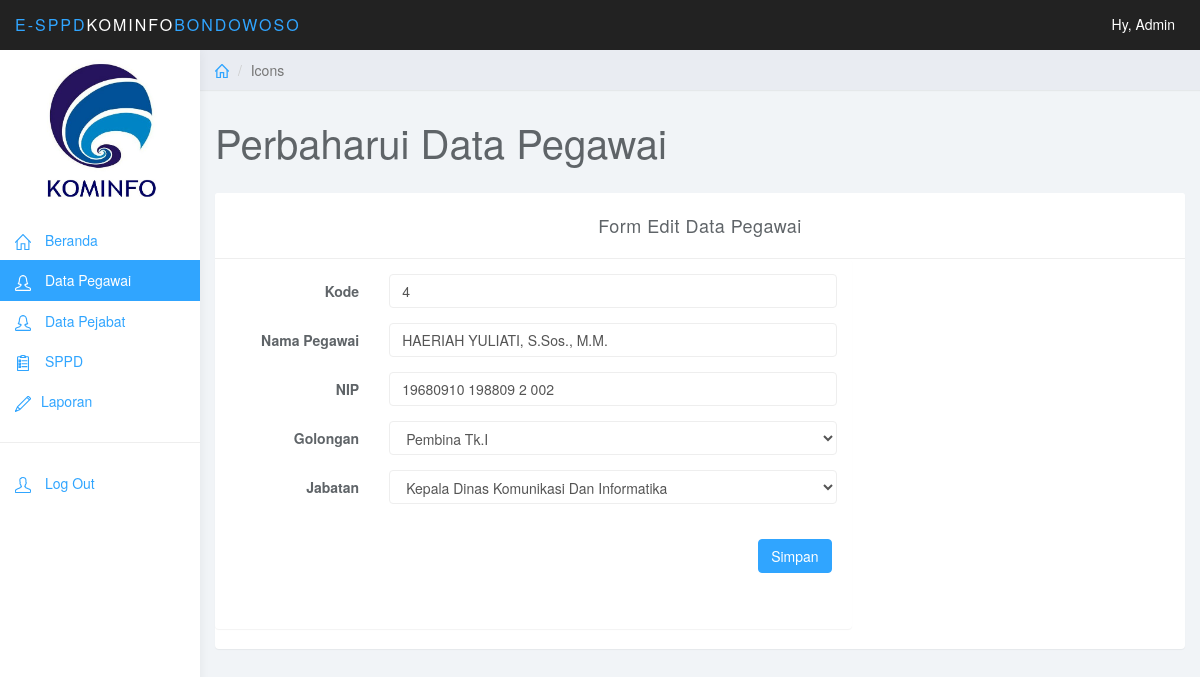
The app's page /editpegawai.php?kode_pegawai=4 with its own data.
### tables this page shows
CREATE TABLE IF NOT EXISTS `tb_pegawai` (
  `nama_pegawai` varchar(100) NOT NULL,
  `kode_pegawai` int(11) NOT NULL AUTO_INCREMENT,
  `nip` varchar(30) NOT NULL,
  `kode_golongan` varchar(100) NOT NULL,
  `kode_jabatan` varchar(100) NOT NULL,
  PRIMARY KEY (`kode_pegawai`)
);

CREATE TABLE IF NOT EXISTS `tb_golongan` (
  `kode_golongan` int(10) NOT NULL AUTO_INCREMENT,
  `golongan` varchar(100) DEFAULT NULL,
  `eselon` varchar(50) DEFAULT NULL,
  PRIMARY KEY (`kode_golongan`)
);

CREATE TABLE IF NOT EXISTS `tb_jabatan` (
  `kode_jabatan` int(11) NOT NULL AUTO_INCREMENT,
  `jabatan` varchar(200) NOT NULL,
  PRIMARY KEY (`kode_jabatan`)
);

### editpegawai.php (the view, shortened to what this page needs)
<?php
$kodepegawai = $_GET['kode_pegawai'];
        $query =mysql_query("SELECT
							tb_jabatan.jabatan,
							tb_jabatan.kode_jabatan,
							tb_golongan.kode_golongan,
							tb_golongan.golongan,
							tb_pegawai.kode_pegawai,
							tb_pegawai.nip,
							tb_pegawai.nama_pegawai
							FROM
							tb_pegawai
							Inner Join tb_golongan ON tb_pegawai.kode_golongan = tb_golongan.kode_golongan
							Inner Join tb_jabatan ON tb_pegawai.kode_jabatan = tb_jabatan.kode_jabatan
							where kode_pegawai=$kodepegawai") or die (mysql_error());
							$data =mysql_fetch_array($query);
 ?>
<!DOCTYPE html>
<html>
<head>
<link href="css/bootstrap.min.css" rel="stylesheet">
<link href="css/datepicker3.css" rel="stylesheet">
<link href="css/styles.css" rel="stylesheet">
</head>
<body>
	<nav class="navbar navbar-inverse navbar-fixed-top" role="navigation">
		<div class="container-fluid">
			<div class="navbar-header">
			<a class="navbar-brand" href="#"><marquee><span>e-SPPD</span>KOMINFO<span>BONDOWOSO</span></marquee></a>
				<ul class="user-menu">
					<li class="dropdown pull-right">
						<a></svg> Hy, Admin </a>
					</li>
				</ul>
			</div>
		</div>
	</nav>
	<div id="sidebar-collapse" class="col-sm-3 col-lg-2 sidebar">
		<img src="image/kominfo.jpg" width="200" height="170">
		<ul class="nav menu">
			<li><a href="beranda.php"><svg class="glyph stroked home"><use xlink:href="#stroked-home"/></svg> Beranda</a></li>
			<li class="active"><a href="pegawai.php"><svg class="glyph stroked female user"><use xlink:href="#stroked-female-user"/></svg> Data Pegawai</a></li>
			<li><a href="pejabat.php"><svg class="glyph stroked female user"><use xlink:href="#stroked-female-user"/></svg> Data Pejabat</a></li>
			<li><a href="sppd.php"><svg class="glyph stroked clipboard with paper"><use xlink:href="#stroked-clipboard-with-paper"/></svg> SPPD</a></li>
			<li><a href="laporan.php"><svg class="glyph stroked pencil"><use xlink:href="#stroked-pencil"></use></svg>Laporan</a></li>
			<li role="presentation" class="divider"></li>
			<li><a href="index.php"><svg class="glyph stroked male-user"><use xlink:href="#stroked-male-user"></use></svg> Log Out</a></li>
		</ul>
	</div>
	<div class="col-sm-9 col-sm-offset-3 col-lg-10 col-lg-offset-2 main">
		<div class="row">
			<ol class="breadcrumb">
				<li><a href="#"><svg class="glyph stroked home"><use xlink:href="#stroked-home"></use></svg></a></li>
				<li class="active">Icons</li>
			</ol>
		</div>
		<div class="row">
			<div class="col-lg-12">
				<h1 class="page-header">Perbaharui Data Pegawai</h1>
			</div>
		</div>
		<div class="panel panel-default">
		<div class="panel-heading" align="center">Form Edit Data Pegawai</div>
			<div class="row">
				<div class="col-md-8">
					<div class="panel panel-default">
						<div class="panel-body">
							<form class="form-horizontal"  method="post">
								<fieldset>
									<div class="form-group">
										<label class="col-md-3 control-label" for="name">Kode</label>
										<div class="col-md-9">
										<input id="name" name="kodepegawai" type="text" placeholder="Masukkan Kode" class="form-control" value="<?php  echo $data['kode_pegawai']; ?>">
										</div>
									</div>
									<div class="form-group">
										<label class="col-md-3 control-label" for="name">Nama Pegawai</label>
										<div class="col-md-9">
										<input id="name" name="namapegawai" type="text" placeholder="Masukkan Nama Pegawai" class="form-control" value="<?php  echo $data['nama_pegawai']; ?>">
										</div>
									</div>
									<div class="form-group">
										<label class="col-md-3 control-label" for="name">NIP</label>
										<div class="col-md-9">
										<input id="name" name="nip" type="text" placeholder="Masukkan Nomor Induk Pegawai" class="form-control" value="<?php  echo $data['nip']; ?>">
										</div>
									</div>
									<div class="form-group">
										<label class="col-md-3 control-label" for="name">Golongan</label>
										<div class="col-md-9">
											<select class="form-control" name="namagolongan">
												<option value="<?php echo $data['kode_golongan'] ?>"><?php echo $data['golongan'] ?></option>
											</select>
										</div>
									</div>
									<div class="form-group">
										<label class="col-md-3 control-label" for="name">Jabatan</label>
										<div class="col-md-9">
											<select class="form-control" name="namajabatan">
												<option value="<?php echo $data['kode_jabatan'] ?>"><?php echo $data['jabatan'] ?></option>
											</select>
										</div>
									</div>
									<div class="form-group">
										<div class="col-md-12 widget-right">
											<button type="submit" class="btn btn-primary btn-md pull-right" name="update">Simpan</button>
										</div>
									</div>
								</fieldset>
							</form>
						</div>
					</div>
				</div>
			</div>
	</div>
</body>
</html>

### css/styles.css (style rules this page uses)
body { background: #f1f4f7; padding-top: 50px; color: #5f6468; }
a, a:hover, a:focus { color: #30a5ff; }
h1, h2, h3, h4, h5, h6 { color: #5f6468; }
h1 { font-weight: 300; font-size: 40px; }
.form-control { border: 1px solid #eee; box-shadow: none; }
.navbar-header .navbar-brand { color: #fff; font-size: 16px; text-transform: uppercase; font-weight: 500; letter-spacing: 2px; }
.navbar-header .navbar-brand span { color: #30a5ff; }
.btn-primary, .btn-primary:hover, .btn-primary:focus, .btn-primary:active, .btn-primary.active, .open > .dropdown-toggle.btn-primary, .btn-primary.disabled, .btn-primary[disabled], fieldset[disabled] .btn-primary, .btn-primary.disabled:hover, .btn-primary[disabled]:hover, fieldset[disabled] .btn-primary:hover, .btn-primary.disabled:focus, .btn-primary[disabled]:focus, fieldset[disabled] .btn-primary:focus, .btn-primary.disabled:active, .btn-primary[disabled]:active, fieldset[disabled] .btn-primary:active, .btn-primary.disabled.active, .btn-primary[disabled].active, fieldset[disabled] .btn-primary.active { background-color: #30a5ff; border-color: #30a5ff; }
.panel { border: 0; }
.panel-heading { font-size: 18px; font-weight: 300; letter-spacing: 0.025em; height: 66px; line-height: 45px; }
.panel-default .panel-heading { background: #fff; border-bottom: 1px solid #eee; color: #5f6468; }
.widget-right { text-align: left; line-height: 1.6em; margin: 0px; padding: 20px; height: 80px; color: #999; font-weight: 300; background: #fff; border-top-right-radius: 4px; border-bottom-right-radius: 4px; }
.navbar { border: 0; }
.user-menu { display: inline-block; margin-top: 14px; margin-right: 10px; float: right; list-style: none; padding: 0; }
.user-menu a { color: #fff; }
.sidebar { display: block; background-color: #fff; padding: 0; display: none; }
@media (min-width: 768px) { .sidebar { display: block; position: fixed; top: 50px; bottom: 0; left: 0; z-index: 1000; display: block; margin: 0; padding: 0; overflow-x: hidden; overflow-y: auto; background-color: #fff; box-shadow: 1px 0px 10px rgba(0, 0, 0, .05); } }
@media (min-width: 768px) { .navbar-header { width: 100%; } }
.sidebar ul.nav .active a, .sidebar ul.nav li.parent a.active, .sidebar ul.nav .active > a:hover, .sidebar ul.nav li.parent a.active:hover, .sidebar ul.nav .active > a:focus, .sidebar ul.nav li.parent a.active:focus { color: #fff; background-color: #30a5ff; }
.sidebar ul.nav li.divider { border-bottom: 1px solid #eee; margin: 20px 0; }
.breadcrumb { border-radius: 0; padding: 10px 15px; background: #e9ecf2; box-shadow: 0 1px 1px rgba(0, 0, 0, .05); margin: 0 ; }
h1.page-header { margin-top: 30px; border-bottom: 0; }
.sidebar .glyph, .user-menu .glyph { height: 16px; width: 16px; margin: 0 10px 0 0; stroke-width: 3px; }
.breadcrumb .glyph { height: 14px; width: 14px; margin: -2px 0 0 0; stroke-width: 4px; }

### records on screen
tb_pegawai: kodepegawai "4", namapegawai "HAERIAH YULIATI, S.Sos., M.M.", nip "19680910 198809 2 002", namagolongan "Pembina Tk.I", namajabatan "Kepala Dinas Komunikasi Dan Informatika"
